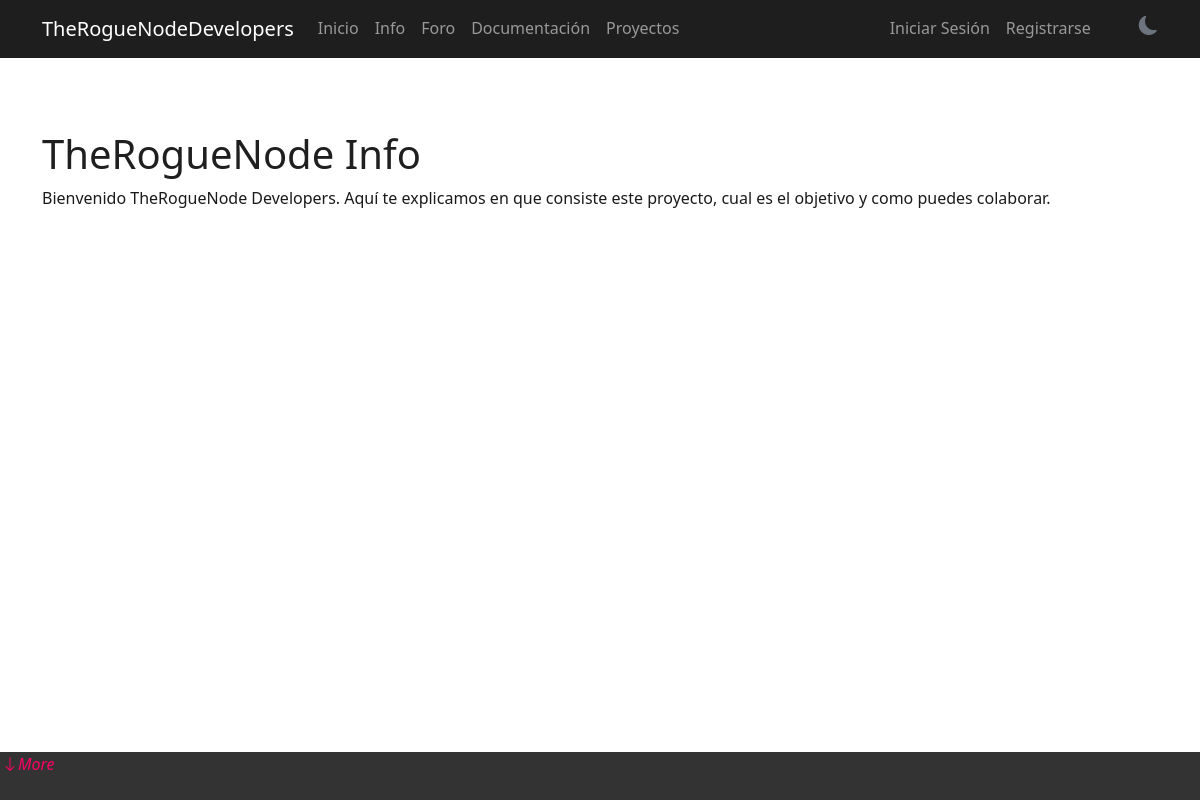
Before: /core/infoinit/ with the older database file.
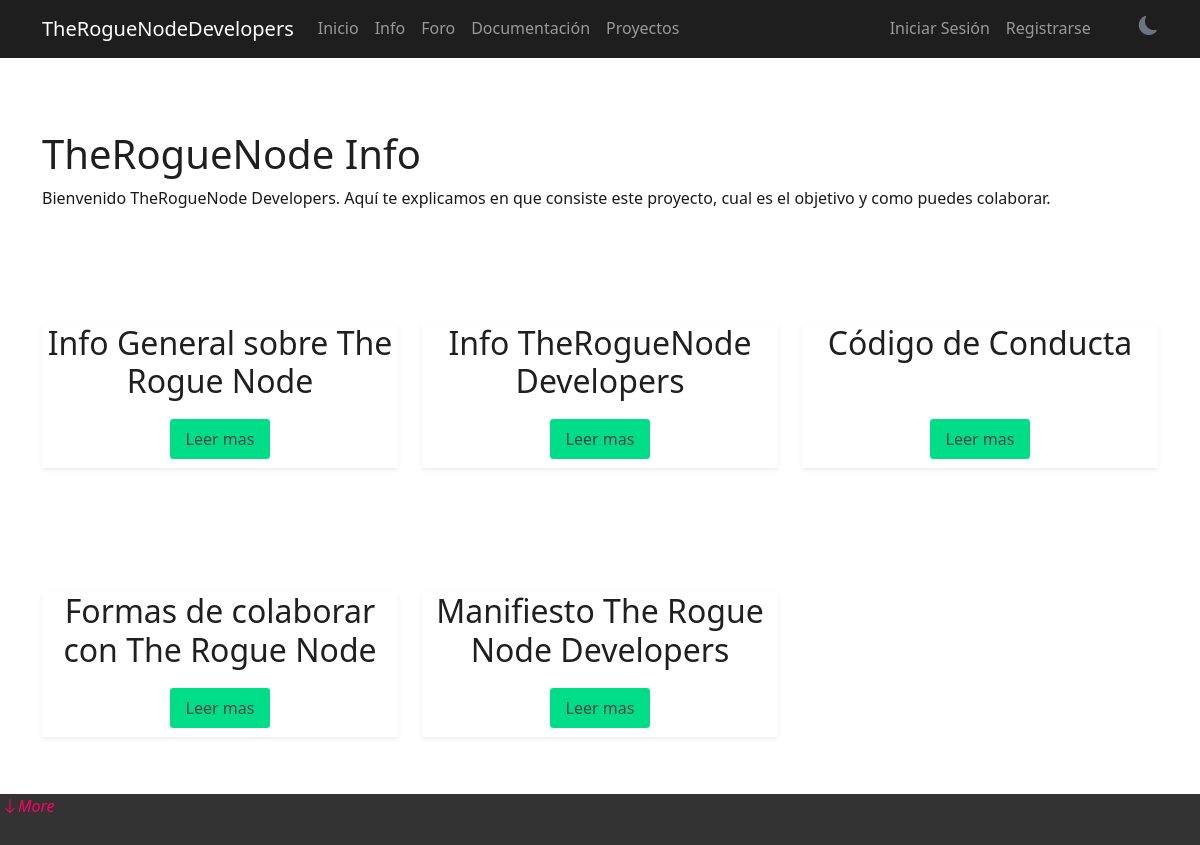
After: the same page with the newer database file.
### core/models.py (models this page shows, shortened)
class Information(models.Model):
    title = models.CharField(max_length=200)
    content = models.TextField()
    is_public = models.BooleanField(default=True)
    info_section = models.ForeignKey(
        InfoSection,
        on_delete=models.CASCADE,
        related_name='information',
        null=True,
        blank=True
    )

### core/views.py (the view)
# urls.py: path('infoinit/', views.info_init, name='info_init'),
def info_init(request):
    infodocs = Information.objects.all()
    return render(request, 'core/information_init.html', {'infodocs': infodocs})

### core/templates/core/information_init.html
{% extends 'base.html' %}
{% load static %}
{% block extra_css %}
<link rel="stylesheet" href="{% static 'core/css/styles.css' %}">
{% endblock %}
{% block content %}
<div class="container-info py-5">
    <h1 class="info-init-title">TheRogueNode Info</h1>
    <p>Bienvenido TheRogueNode Developers. Aquí te explicamos en que consiste este proyecto, cual es el objetivo y como puedes colaborar.</p>
</div>
  <div class="row g-4 py-5  align-items-stretch" >
    {% for infodoc in infodocs %}
    <div class="col-md-4">
      <div class="info-card h-100 border-0 shadow-sm">
        <div>
          <h2>{{infodoc.title}}</h2>
        </div>
        <div>
        </div>
        <div>
          <a href="{% url 'core:info' infodoc.pk %}" class="btn">Leer mas</a>
        </div>
      </div>
    </div>
    {% endfor %}
  </div>
</div>
{% endblock %}

Changed rows visible on the page:
added Information: title "Info General sobre The Rogue Node"
added Information: title "Info TheRogueNode Developers"
added Information: title "Código de Conducta"
added Information: title "Formas de colaborar con The Rogue Node"
added Information: title "Manifiesto The Rogue Node Developers"
